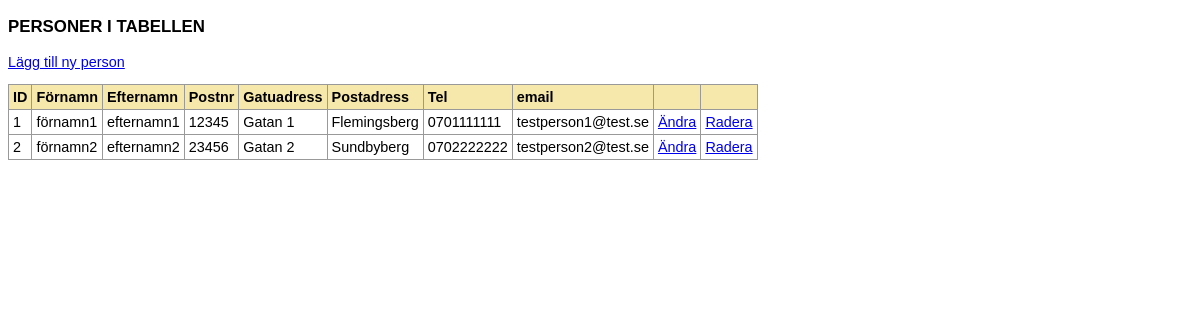
/CRUD/crud/read.php, run on the app's committed database.
### tables this page shows
CREATE TABLE IF NOT EXISTS `person` (
  `personid` int(11) NOT NULL AUTO_INCREMENT,
  `fnamn` varchar(255) NOT NULL,
  `enamn` varchar(255) NOT NULL,
  `postnummer` varchar(255) NOT NULL,
  `gatuadress` varchar(255) NOT NULL,
  `postadress` varchar(255) NOT NULL,
  `telefon` varchar(255) NOT NULL,
  `epost` varchar(255) NOT NULL,
  PRIMARY KEY (`personid`)
);

### CRUD/crud/read.php (the view, shortened to what this page needs)
<!DOCTYPE html>
<html lang="sv-se">
	<head>
		<link rel="stylesheet" type="text/css" href="crud_stil.css">
	</head>
	<body>
		<h3>Personer i tabellen</h3>
		<p>
			<a href="create.php">Lägg till ny person</a>
		</p>
		<table>
			<tr>
<?php
	require('databaskoppling.php');
		$sql = "SELECT * FROM person";
	$result = $mysqli->query($sql);
		echo "<th>ID</th><th>Förnamn</th><th>Efternamn</th><th>Postnr</th><th>Gatuadress</th><th>Postadress</th><th>Tel</th><th>email</th>";
		echo "<th> </th><th> </th></tr>";
		echo "\n<tbody>\n";
		while($myRow = $result->fetch_array()) {
			echo "<tr>\n";
			echo "<td>" . $myRow['personid'] . "</td>\n";
			echo "<td>" . $myRow['fnamn'] . "</td>\n";
			echo "<td> " . $myRow['enamn'] . "</td>\n";
			echo "<td> " . $myRow['postnummer'] . "</td>\n";
			echo "<td> " . $myRow['gatuadress'] . "</td>\n";
			echo "<td> " . $myRow['postadress'] . "</td>\n";
			echo "<td> " . $myRow['telefon'] . "</td>\n";
			echo "<td> " . $myRow['epost'] . "</td>\n";
			echo '<td><a href="update.php?personId=' . $myRow['personid'] . '">Ändra</a></td>' . "\n";
			echo '<td><a href="delete.php?personId=' . $myRow['personid'] . '">Radera</a></td>' . "\n";
			echo "</tr>\n\n";
		}
	?>
				</tbody>
			</table>
		</body>
	</html>

### CRUD/crud/crud_stil.css (style rules this page uses)
body { font-family: arial, verdana, helvetica, sans-serif; font-size: 0.9em; }
h3 { text-transform: uppercase; }
table { border-collapse: collapse; }
th, td { border: 1px solid #999; padding: 4px; }
th { text-align: left; background-color: #F6E8AB; }

### data on the page
person: personid "1", fnamn "förnamn1", enamn "efternamn1", postnummer "12345", gatuadress "Gatan 1", postadress "Flemingsberg", telefon "0701111111", epost "testperson1@test.se"
person: personid "2", fnamn "förnamn2", enamn "efternamn2", postnummer "23456", gatuadress "Gatan 2", postadress "Sundbyberg", telefon "0702222222", epost "testperson2@test.se"
